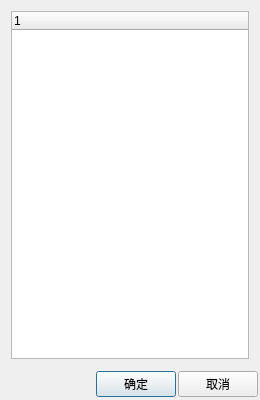
<?xml version="1.0" encoding="UTF-8"?>
<ui version="4.0">
 <class>SourceTreeDialog</class>
 <widget class="QDialog" name="SourceTreeDialog">
  <property name="geometry">
   <rect>
    <x>0</x>
    <y>0</y>
    <width>260</width>
    <height>400</height>
   </rect>
  </property>
  <property name="sizePolicy">
   <sizepolicy hsizetype="Expanding" vsizetype="Expanding">
    <horstretch>0</horstretch>
    <verstretch>0</verstretch>
   </sizepolicy>
  </property>
  <property name="minimumSize">
   <size>
    <width>0</width>
    <height>0</height>
   </size>
  </property>
  <property name="maximumSize">
   <size>
    <width>5000</width>
    <height>4000</height>
   </size>
  </property>
  <property name="windowTitle">
   <string>Dialog</string>
  </property>
  <layout class="QGridLayout" name="gridLayout">
   <property name="leftMargin">
    <number>2</number>
   </property>
   <property name="topMargin">
    <number>2</number>
   </property>
   <property name="rightMargin">
    <number>2</number>
   </property>
   <property name="bottomMargin">
    <number>2</number>
   </property>
   <property name="spacing">
    <number>2</number>
   </property>
   <item row="0" column="0">
    <widget class="QStackedWidget" name="stackedWidget">
     <property name="currentIndex">
      <number>1</number>
     </property>
     <widget class="QWidget" name="page">
      <widget class="QListWidget" name="listWidget">
       <property name="geometry">
        <rect>
         <x>10</x>
         <y>20</y>
         <width>251</width>
         <height>351</height>
        </rect>
       </property>
      </widget>
     </widget>
     <widget class="QWidget" name="page_2">
      <layout class="QGridLayout" name="gridLayout_2">
       <item row="0" column="0">
        <widget class="QTreeWidget" name="treeWidget">
         <property name="autoScrollMargin">
          <number>16</number>
         </property>
         <attribute name="headerMinimumSectionSize">
          <number>21</number>
         </attribute>
         <column>
          <property name="text">
           <string notr="true">1</string>
          </property>
         </column>
        </widget>
       </item>
      </layout>
     </widget>
    </widget>
   </item>
   <item row="1" column="0">
    <layout class="QHBoxLayout" name="horizontalLayout">
     <item>
      <spacer name="horizontalSpacer">
       <property name="orientation">
        <enum>Qt::Horizontal</enum>
       </property>
       <property name="sizeHint" stdset="0">
        <size>
         <width>40</width>
         <height>28</height>
        </size>
       </property>
      </spacer>
     </item>
     <item>
      <widget class="QPushButton" name="btnConfirm">
       <property name="text">
        <string>确定</string>
       </property>
      </widget>
     </item>
     <item>
      <widget class="QPushButton" name="btnCancel">
       <property name="text">
        <string>取消</string>
       </property>
      </widget>
     </item>
    </layout>
   </item>
  </layout>
 </widget>
 <resources/>
 <connections/>
</ui>
